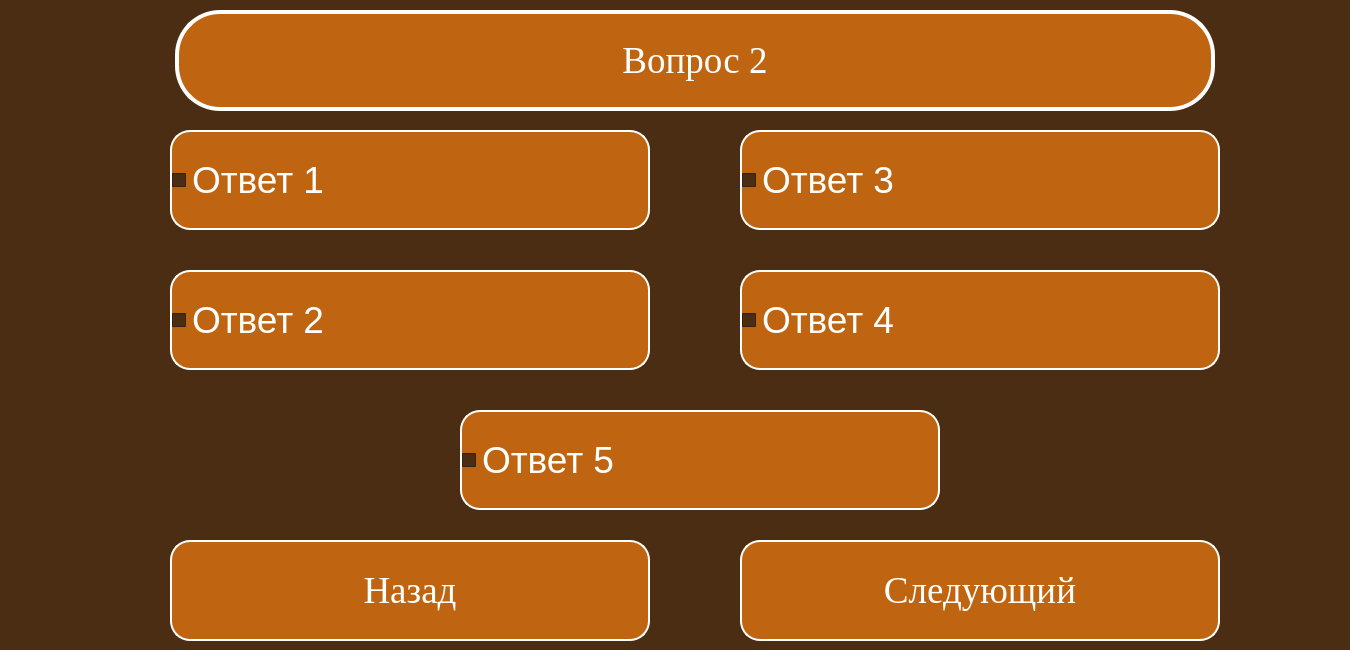
<?xml version="1.0" encoding="UTF-8"?>
<ui version="4.0">
 <class>Dialog</class>
 <widget class="QDialog" name="Dialog">
  <property name="geometry">
   <rect>
    <x>0</x>
    <y>0</y>
    <width>1350</width>
    <height>650</height>
   </rect>
  </property>
  <property name="windowTitle">
   <string>GeleosTest</string>
  </property>
  <property name="styleSheet">
   <string notr="true">background-color: rgb(74, 45, 18);
font-size:28pt;</string>
  </property>
  <widget class="QCheckBox" name="btn2">
   <property name="geometry">
    <rect>
     <x>170</x>
     <y>270</y>
     <width>480</width>
     <height>100</height>
    </rect>
   </property>
   <property name="font">
    <font>
     <pointsize>28</pointsize>
    </font>
   </property>
   <property name="styleSheet">
    <string notr="true">QCheckBox:unchecked {
color: white;
background-color: rgb(191, 101, 17);
border-radius: 20px;
border: 2px solid #ffffff;
font: 30pt &quot;Times New Roman&quot;;
}

QCheckBox:pressed {
color: rgb(191, 101, 17);
background-color: white;
border: 4px solid rgb(191, 101, 17);
font: 30pt &quot;Times New Roman&quot;;
}

QCheckBox:checked {
color: rgb(191, 101, 17);
background-color: white;
border: 4px solid rgb(191, 101, 17);
font: 30pt &quot;Times New Roman&quot;;
}</string>
   </property>
   <property name="text">
    <string>Ответ 2</string>
   </property>
  </widget>
  <widget class="QCheckBox" name="btn4">
   <property name="geometry">
    <rect>
     <x>740</x>
     <y>270</y>
     <width>480</width>
     <height>100</height>
    </rect>
   </property>
   <property name="font">
    <font>
     <pointsize>28</pointsize>
    </font>
   </property>
   <property name="styleSheet">
    <string notr="true">QCheckBox:unchecked {
color: white;
background-color: rgb(191, 101, 17);
border-radius: 20px;
border: 2px solid #ffffff;
font: 30pt &quot;Times New Roman&quot;;
}

QCheckBox:pressed {
color: rgb(191, 101, 17);
background-color: white;
border: 4px solid rgb(191, 101, 17);
font: 30pt &quot;Times New Roman&quot;;
}

QCheckBox:checked {
color: rgb(191, 101, 17);
background-color: white;
border: 4px solid rgb(191, 101, 17);
font: 30pt &quot;Times New Roman&quot;;
}</string>
   </property>
   <property name="text">
    <string>Ответ 4</string>
   </property>
  </widget>
  <widget class="QPushButton" name="nextButton">
   <property name="geometry">
    <rect>
     <x>740</x>
     <y>540</y>
     <width>480</width>
     <height>101</height>
    </rect>
   </property>
   <property name="font">
    <font>
     <family>Times New Roman</family>
     <pointsize>50</pointsize>
     <weight>50</weight>
     <italic>false</italic>
     <bold>false</bold>
    </font>
   </property>
   <property name="styleSheet">
    <string notr="true">QPushButton {
color: white;
background-color: rgb(191, 101, 17);
border-radius: 20px;
border: 2px solid #ffffff;
font: 50pt &quot;Times New Roman&quot;;
}

QPushButton:pressed {
color: rgb(191, 101, 17);
background-color: white;
border: 4px solid rgb(191, 101, 17);
font: 50pt &quot;Times New Roman&quot;;
}</string>
   </property>
   <property name="text">
    <string>Следующий</string>
   </property>
  </widget>
  <widget class="QPushButton" name="behindButton">
   <property name="geometry">
    <rect>
     <x>170</x>
     <y>540</y>
     <width>480</width>
     <height>101</height>
    </rect>
   </property>
   <property name="font">
    <font>
     <family>Times New Roman</family>
     <pointsize>50</pointsize>
     <weight>50</weight>
     <italic>false</italic>
     <bold>false</bold>
    </font>
   </property>
   <property name="styleSheet">
    <string notr="true">QPushButton {
color: white;
background-color: rgb(191, 101, 17);
border-radius: 20px;
border: 2px solid #ffffff;
font: 50pt &quot;Times New Roman&quot;;
}

QPushButton:pressed {
color: rgb(191, 101, 17);
background-color: white;
border: 4px solid rgb(191, 101, 17);
font: 50pt &quot;Times New Roman&quot;;
}</string>
   </property>
   <property name="text">
    <string>Назад</string>
   </property>
  </widget>
  <widget class="QLabel" name="label">
   <property name="geometry">
    <rect>
     <x>175</x>
     <y>10</y>
     <width>1040</width>
     <height>101</height>
    </rect>
   </property>
   <property name="font">
    <font>
     <family>Times New Roman</family>
     <pointsize>30</pointsize>
     <weight>50</weight>
     <italic>false</italic>
     <bold>false</bold>
    </font>
   </property>
   <property name="styleSheet">
    <string notr="true">font: 30pt &quot;Times New Roman&quot;;
color: white;
background-color: rgb(191, 101, 17);
border-radius: 45px;
border: 4px solid #ffffff;</string>
   </property>
   <property name="text">
    <string>Вопрос 2</string>
   </property>
   <property name="scaledContents">
    <bool>false</bool>
   </property>
   <property name="alignment">
    <set>Qt::AlignCenter</set>
   </property>
   <property name="wordWrap">
    <bool>true</bool>
   </property>
  </widget>
  <widget class="QCheckBox" name="btn5">
   <property name="geometry">
    <rect>
     <x>460</x>
     <y>410</y>
     <width>480</width>
     <height>100</height>
    </rect>
   </property>
   <property name="font">
    <font>
     <pointsize>28</pointsize>
    </font>
   </property>
   <property name="styleSheet">
    <string notr="true">QCheckBox:unchecked {
color: white;
background-color: rgb(191, 101, 17);
border-radius: 20px;
border: 2px solid #ffffff;
font: 30pt &quot;Times New Roman&quot;;
}

QCheckBox:pressed {
color: rgb(191, 101, 17);
background-color: white;
border: 4px solid rgb(191, 101, 17);
font: 30pt &quot;Times New Roman&quot;;
}

QCheckBox:checked {
color: rgb(191, 101, 17);
background-color: white;
border: 4px solid rgb(191, 101, 17);
font: 30pt &quot;Times New Roman&quot;;
}</string>
   </property>
   <property name="text">
    <string>Ответ 5</string>
   </property>
  </widget>
  <widget class="QCheckBox" name="btn1">
   <property name="geometry">
    <rect>
     <x>170</x>
     <y>130</y>
     <width>480</width>
     <height>100</height>
    </rect>
   </property>
   <property name="font">
    <font>
     <pointsize>28</pointsize>
    </font>
   </property>
   <property name="styleSheet">
    <string notr="true">QCheckBox:unchecked {
color: white;
background-color: rgb(191, 101, 17);
border-radius: 20px;
border: 2px solid #ffffff;
font: 30pt &quot;Times New Roman&quot;;
}

QCheckBox:pressed {
color: rgb(191, 101, 17);
background-color: white;
border: 4px solid rgb(191, 101, 17);
font: 30pt &quot;Times New Roman&quot;;
}

QCheckBox:checked {
color: rgb(191, 101, 17);
background-color: white;
border: 4px solid rgb(191, 101, 17);
font: 30pt &quot;Times New Roman&quot;;
}</string>
   </property>
   <property name="text">
    <string>Ответ 1</string>
   </property>
  </widget>
  <widget class="QCheckBox" name="btn3">
   <property name="geometry">
    <rect>
     <x>740</x>
     <y>130</y>
     <width>480</width>
     <height>100</height>
    </rect>
   </property>
   <property name="font">
    <font>
     <pointsize>28</pointsize>
    </font>
   </property>
   <property name="styleSheet">
    <string notr="true">QCheckBox:unchecked {
color: white;
background-color: rgb(191, 101, 17);
border-radius: 20px;
border: 2px solid #ffffff;
font: 30pt &quot;Times New Roman&quot;;
}

QCheckBox:pressed {
color: rgb(191, 101, 17);
background-color: white;
border: 4px solid rgb(191, 101, 17);
font: 30pt &quot;Times New Roman&quot;;
}

QCheckBox:checked {
color: rgb(191, 101, 17);
background-color: white;
border: 4px solid rgb(191, 101, 17);
font: 30pt &quot;Times New Roman&quot;;
}</string>
   </property>
   <property name="text">
    <string>Ответ 3</string>
   </property>
  </widget>
 </widget>
 <resources/>
 <connections/>
</ui>
